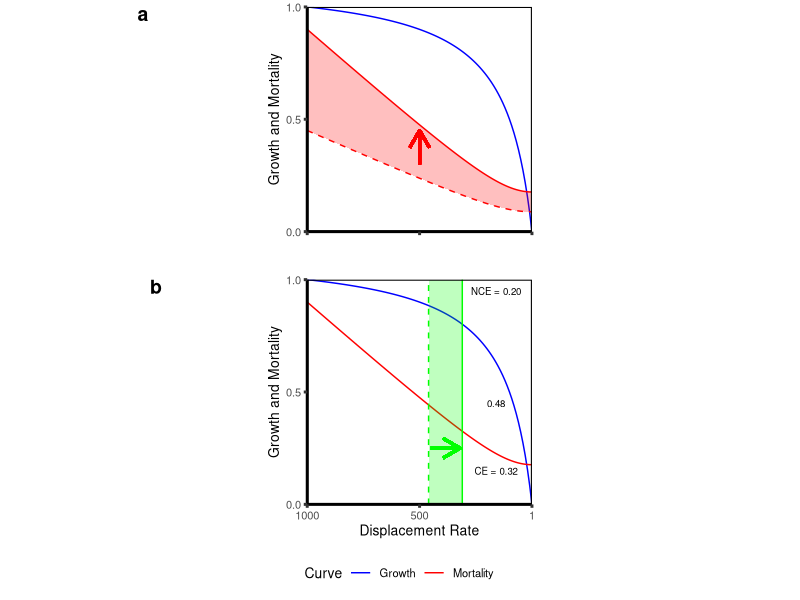
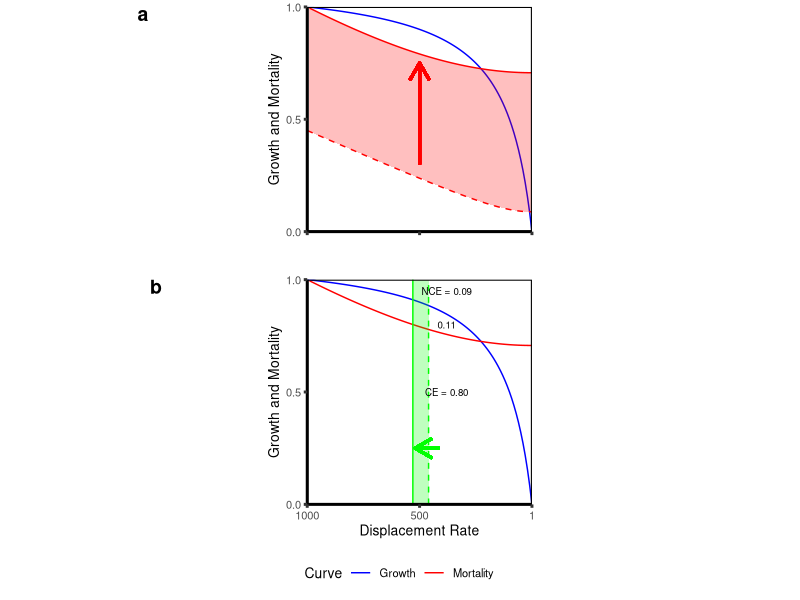
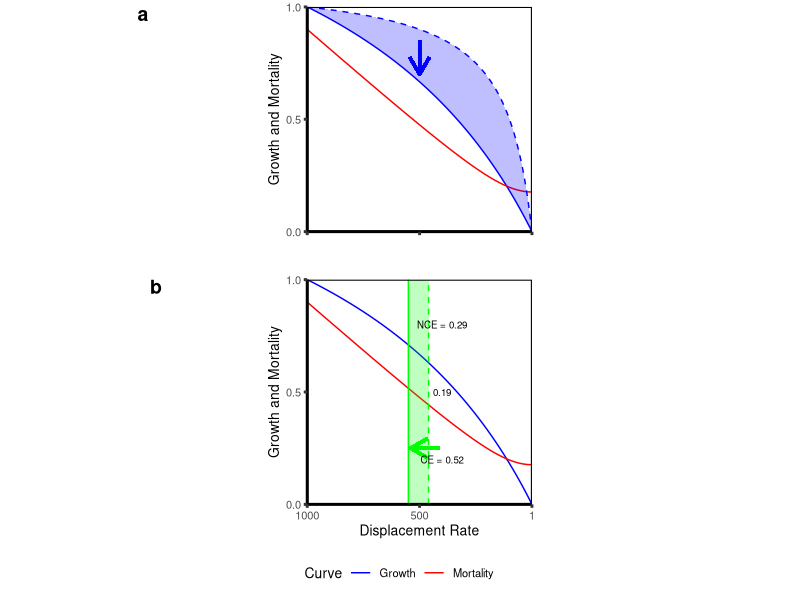
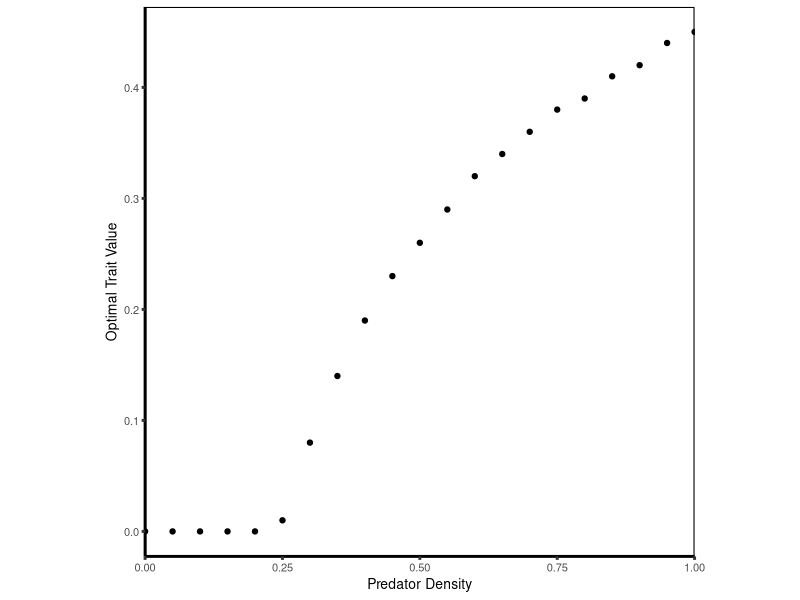

The R script that drew these images, in order:
## ---- chunk 1
# Generating the baseline curves
trait.vec <- seq(0, 1, by = 0.01)
speed.vec <- 1 - trait.vec


# These formulas are simplified by setting some of the values as constants
# r is always assumed to be 1, while k, s, and v are manipulated values
pred.curve <- function(k, v, s){
  k*sqrt(v^2 + s^2)
}

# R is always assumed to be 1, while s and h are manipulated values
growth.curve <- function(s, R, h){
  (R * s)/(1 + s*R*h)
}


# Build growth curves, for h = 0, 0.5, 1, 2
R_val <- 1

growthcurve.df <- as.data.frame(mat.or.vec(length(speed.vec), 5))
colnames(growthcurve.df) <- c("s", "h_0", "h_0.5", "h_1", "h_2")
growthcurve.df$s <- trait.vec
growthcurve.df$h_0 <- growth.curve(s = growthcurve.df$s, R = R_val, h = 0)
growthcurve.df$h_0.5 <- growth.curve(s = growthcurve.df$s, R = R_val, h = 0.5)
growthcurve.df$h_1 <- growth.curve(s = growthcurve.df$s, R = R_val, h = 1)
growthcurve.df$h_2 <- growth.curve(s = growthcurve.df$s, R = R_val, h = 2)


# Build cost curves, for v = 0, 0.5, 1, 2
k_val <- 1

mortcurve.df <- as.data.frame(mat.or.vec(length(speed.vec), 5))
colnames(mortcurve.df) <- c("s", "v_0", "v_0.5", "v_1", "v_2")
mortcurve.df$s <- trait.vec
mortcurve.df$v_0 <- pred.curve(k = k_val, v = 0, s = mortcurve.df$s)
mortcurve.df$v_0.5 <- pred.curve(k = k_val, v = 0.5, s = mortcurve.df$s)
mortcurve.df$v_1 <- pred.curve(k = k_val, v = 1, s = mortcurve.df$s)
mortcurve.df$v_2 <- pred.curve(k = k_val, v = 2, s = mortcurve.df$s)
## ---- chunk 2
# Combine the two to generate IREF figures

# This is the baseline scenario
baseline.df <- as.data.frame( mat.or.vec( length( speed.vec ), 6) )
colnames(baseline.df) <- c("trait", "speed", "growth_curve", "mort_curve", "fitness", "NCE_CE")
baseline.df$trait <- trait.vec
baseline.df$speed <- speed.vec
h_val <- 8
R_val <- 1
cost_constant_val <- 9
v_val <- 0.2
k_val <- 0.45
pred_constant_val <- 0.98058

baseline.df$growth_curve <- cost_constant_val * growth.curve( s = baseline.df$speed, R = R_val, h = h_val ) # Growth curve
baseline.df$mort_curve <- pred_constant_val * pred.curve( k = k_val, v = v_val, s = baseline.df$speed ) # Mortality curve
baseline.df$fitness <- baseline.df$growth_curve - baseline.df$mort_curve # fitness
baseline.df$NCE_CE <- (1 - baseline.df$growth_curve)/baseline.df$mort_curve # NCE/CE

baseline_optim <- baseline.df$trait[which(baseline.df$fitness == max(baseline.df$fitness))]
baseline_optim_fitness <- baseline.df$fitness[which(baseline.df$fitness == max(baseline.df$fitness))]
baseline_optim_CE <- baseline.df$mort_curve[which(baseline.df$fitness == max(baseline.df$fitness))]
baseline_optim_NCE <- 1 - baseline_optim_CE - baseline_optim_fitness



# Grant figures *appear* to be these params for predator density
# Predator density (k_val) is doubled
preddens.df <- as.data.frame( mat.or.vec( length( speed.vec ), 6) )
colnames(preddens.df) <- c("trait", "speed", "growth_curve", "mort_curve", "fitness", "NCE_CE")
preddens.df$trait <- trait.vec
preddens.df$speed <- speed.vec
h_val <- 8
R_val <- 1
cost_constant_val <- 9
v_val <- 0.2 
k_val <- 0.9 
pred_constant_val <- 0.98058

preddens.df$growth_curve <- cost_constant_val * growth.curve( s = preddens.df$speed, R = R_val, h = h_val ) # Growth curve
preddens.df$mort_curve <- pred_constant_val * pred.curve( k = k_val, v = v_val, s = preddens.df$speed ) # Mortality curve
preddens.df$fitness <- preddens.df$growth_curve - preddens.df$mort_curve # fitness
preddens.df$NCE_CE <- (1 - preddens.df$growth_curve)/preddens.df$mort_curve # NCE/CE

preddens_optim <- preddens.df$trait[which(preddens.df$fitness == max(preddens.df$fitness))]
preddens_optim_fitness <- preddens.df$fitness[which(preddens.df$fitness == max(preddens.df$fitness))]
preddens_optim_CE <- preddens.df$mort_curve[which(preddens.df$fitness == max(preddens.df$fitness))]
preddens_optim_NCE <- 1 - preddens_optim_CE - preddens_optim_fitness


# These *appear* to be the params for foraging mode
# v is five times higher, but k is also (more than) doubled? why?
predmode.df <- as.data.frame( mat.or.vec( length( speed.vec ), 6) )
colnames(predmode.df) <- c("trait", "speed", "growth_curve", "mort_curve", "fitness", "NCE_CE")
predmode.df$trait <- trait.vec
predmode.df$speed <- speed.vec
h_val <- 8
R_val <- 1
cost_constant_val <- 9
v_val <- 1 # this value changes between the baseline and this one, not sure why
k_val <- 1 # This changes from 0.45, which I think is where the change in predator density is coming from
pred_constant_val <- 0.7071068 # this constant changes too, also not sure why


predmode.df$growth_curve <- cost_constant_val * growth.curve( s = predmode.df$speed, R = R_val, h = h_val ) # Growth curve
predmode.df$mort_curve <- pred_constant_val * pred.curve( k = k_val, v = v_val, s = predmode.df$speed ) # Mortality curve
predmode.df$fitness <- predmode.df$growth_curve - predmode.df$mort_curve # fitness
predmode.df$NCE_CE <- (1 - predmode.df$growth_curve)/predmode.df$mort_curve # NCE/CE

predmode_optim <- predmode.df$trait[which(predmode.df$fitness == max(predmode.df$fitness))]
predmode_optim_fitness <- predmode.df$fitness[which(predmode.df$fitness == max(predmode.df$fitness))]
predmode_optim_CE <- predmode.df$mort_curve[which(predmode.df$fitness == max(predmode.df$fitness))]
predmode_optim_NCE <- 1 - predmode_optim_CE - predmode_optim_fitness


# And these *appear* to be the params for resource intake rate
# h is reduced to 1/8 of its original value
# k remains double the baseline, not sure why
prey_h.df <- as.data.frame( mat.or.vec( length( speed.vec ), 6) )
colnames(prey_h.df) <- c("trait", "speed", "growth_curve", "mort_curve", "fitness", "NCE_CE")
prey_h.df$trait <- trait.vec
prey_h.df$speed <- speed.vec
h_val <- 1
R_val <- 1
cost_constant_val <- 2
v_val <- 0.2 
k_val <- 0.9 
pred_constant_val <- 0.98058 

prey_h.df$growth_curve <- cost_constant_val * growth.curve( s = prey_h.df$speed, R = R_val, h = h_val ) # Growth curve
prey_h.df$mort_curve <- pred_constant_val * pred.curve( k = k_val, v = v_val, s = prey_h.df$speed ) # Mortality curve
prey_h.df$fitness <- prey_h.df$growth_curve - prey_h.df$mort_curve # fitness
prey_h.df$NCE_CE <- (1 - prey_h.df$growth_curve)/prey_h.df$mort_curve # NCE/CE

prey_h_optim <- prey_h.df$trait[which(prey_h.df$fitness == max(prey_h.df$fitness))]
prey_h_optim_fitness <- prey_h.df$fitness[which(prey_h.df$fitness == max(prey_h.df$fitness))]
prey_h_optim_CE <- prey_h.df$mort_curve[which(prey_h.df$fitness == max(prey_h.df$fitness))]
prey_h_optim_NCE <- 1 - prey_h_optim_CE - prey_h_optim_fitness
## ---- chunk 3
library(ggplot2)
library(cowplot)

# Fig. 1
fig1_a.plot <- ggplot( data = baseline.df, aes( x = trait ) ) +
  geom_smooth( aes( y = growth_curve ), se = FALSE, color = "blue" ) +
  geom_smooth( aes( y = mort_curve ), se = FALSE, color = "red", linetype = "dashed" ) +
  theme_classic( base_size = 10, base_line_size = 1 ) + 
  ylab("Growth and Mortality") +
  xlab("Displacement Rate") +
  scale_x_continuous(expand = c(0, 0), breaks = c(0, 0.5, 1), labels = c(1000, 500, 1) ) + 
  scale_y_continuous(expand = c(0, 0), limits = c(0, 1), breaks = c(0, 0.5, 1) ) +
  annotate( "text", x = 0.25, y = 0.85, label = "Growth", size = 8/.pt  ) +
  annotate( "text", x = 0.5, y = 0.35, label = "Mortality", size = 8/.pt  ) +
  theme( panel.border = element_rect( color = "black", fill = NA, linewidth = 0.75 ), aspect.ratio = 1 )

fig1_b.plot <- ggplot( data = baseline.df, aes( x = trait ) ) +
  geom_smooth( aes( y = growth_curve, color = "Growth"  ), se = FALSE) +
  geom_smooth( aes( y = mort_curve, color = "Mortality"), se = FALSE, linetype = "dashed" ) +
  geom_smooth( aes( y = fitness, color = "Fitness"), se = FALSE ) +
  theme_classic( base_size = 10, base_line_size = 1 ) + 
  ylab("Growth and Mortality") +
  xlab("Displacement Rate") +
  geom_vline( xintercept = baseline_optim,  size = 0.5, linetype = "dashed", colour = "green" ) +
  annotate( "text", x = 0.3, y = 0.7, label = "Fitness", size = 8/.pt  ) +
  annotate( "text", x = 0.35, y = 0.1, label = "Optimal Trait", size = 8/.pt  ) +
  scale_x_continuous(expand = c(0, 0), breaks = c(0, 0.5, 1), labels = c(1000, 500, 1) ) + 
  scale_y_continuous(expand = c(0, 0), limits = c(0, 1), breaks = c(0, 0.5, 1) ) +
  scale_colour_manual(name = "Curve", values = c("green", "blue", "red")) +
  theme( panel.border = element_rect( color = "black", fill = NA, linewidth = 0.75 ), aspect.ratio = 1,
         axis.title.y = element_blank(), legend.position = "bottom" )

fig1_c.plot <- ggplot( data = baseline.df, aes( x = trait ) ) +
  geom_smooth( aes( y = growth_curve ), color = "blue", se = FALSE ) +
  geom_smooth( aes( y = mort_curve ), color = "red", se = FALSE, linetype = "dashed" ) +
  theme_classic( base_size = 10, base_line_size = 1 ) + 
  ylab("Growth and Mortality") +
  xlab("Displacement Rate") +
  geom_vline( xintercept = baseline_optim,  size = 0.5, linetype = "dashed", colour = "green" ) +
  annotate( "text", x = baseline_optim + 0.15, y = 0.95, label = "NCE = 0.12", size = 7/.pt  ) +
  annotate( "text", x = baseline_optim + 0.15, y = 0.55, label = "0.66", size = 7/.pt  ) +
  annotate( "text", x = baseline_optim + 0.15, y = 0.075, label = "CE = 0.22", size = 7/.pt  ) +
  scale_x_continuous(expand = c(0, 0), breaks = c(0, 0.5, 1), labels = c(1000, 500, 1) ) + 
  scale_y_continuous(expand = c(0, 0), limits = c(0, 1), breaks = c(0, 0.5, 1) ) +
  theme( panel.border = element_rect( color = "black", fill = NA, linewidth = 0.75 ), aspect.ratio = 1,
         axis.title.y = element_blank() )


get_legend_35 <- function(plot) {
  # return all legend candidates
  legends <- get_plot_component(plot, "guide-box", return_all = TRUE)
  # find non-zero legends
  nonzero <- vapply(legends, \(x) !inherits(x, "zeroGrob"), TRUE)
  idx <- which(nonzero)
  # return first non-zero legend if exists, and otherwise first element (which will be a zeroGrob) 
  if (length(idx) > 0) {
    return(legends[[idx[1]]])
  } else {
    return(legends[[1]])
  }
}

fig1.legend <- get_legend_35(fig1_b.plot)
fig1_b.plot <- fig1_b.plot + theme(legend.position = "none")

fig1.plot <- plot_grid( fig1_a.plot, fig1_b.plot, fig1_c.plot, ncol = 3, labels = "auto", label_y = 0.75, align = c("hv") )
fig1.plot <- plot_grid( fig1.plot, fig1.legend, rel_heights = c(1, 0.1), ncol = 1)

# ggsave("fig1.png", plot = fig1.plot, dpi = 300)

## ---- chunk 4
# Fig. 2 - predator density
preddens.df <- cbind(preddens.df, baseline.df$mort_curve)
colnames(preddens.df) <- c("trait", "speed", "growth_curve", "mort_curve", "fitness", "NCE_CE", "mort_baseline")

preddens_1.plot <- ggplot( data = preddens.df, aes( x = trait ) ) +
  geom_line( aes( y = growth_curve ), color = "blue" ) +
  geom_line( aes( y = mort_curve ), color = "red", linetype = "solid" ) +
  geom_line( aes( y = mort_baseline ), color = "red", linetype = "dashed" ) +
  geom_ribbon( aes( ymin = mort_curve, ymax = mort_baseline ), fill = "red", alpha = 0.25 )  +
  geom_segment(aes( x = 0.5, y = 0.3, xend = 0.5, yend = 0.45), arrow = arrow(length = unit(0.5, "cm") ), color = "red", size = 1 ) +
  theme_classic( base_size = 10, base_line_size = 1 ) + 
  ylab("Growth and Mortality") +
  xlab("Displacement Rate") +
  scale_x_continuous(expand = c(0, 0), breaks = c(0, 0.5, 1), labels = c(1000, 500, 1) ) + 
  scale_y_continuous(expand = c(0, 0), limits = c(0, 1), breaks = c(0, 0.5, 1) ) +
  theme( panel.border = element_rect( color = "black", fill = NA, linewidth = 0.75 ), aspect.ratio = 1,
         axis.title.x = element_blank(),
         axis.text.x = element_blank() )

preddens_2.plot <- ggplot( data = preddens.df, aes( x = trait ) ) +
  geom_line( aes( y = growth_curve, colour = "Growth" ), ) +
  geom_line( aes( y = mort_curve, colour = "Mortality" ), linetype = "solid" ) +
  annotate( "rect", xmin = baseline_optim, xmax = preddens_optim, ymin = 0, ymax = 1, fill = "green", alpha = 0.25 ) +
  theme_classic( base_size = 10, base_line_size = 1 ) + 
  ylab("Growth and Mortality") +
  xlab("Displacement Rate") +
  geom_vline( xintercept = baseline_optim,  size = 0.5, linetype = "dashed", colour = "green" ) +
  geom_segment(aes( x = baseline_optim + 0.01, y = 0.25, xend = preddens_optim - 0.01, yend = 0.25), arrow = arrow(length = unit(0.5, "cm") ), color = "green", size = 1 ) +
  geom_vline( xintercept = preddens_optim,  size = 0.5, linetype = "solid", colour = "green" ) +
  annotate( "text", x = preddens_optim + 0.15, y = 0.95, label = "NCE = 0.20", size = 7/.pt  ) +
  annotate( "text", x = preddens_optim + 0.15, y = 0.45, label = "0.48", size = 7/.pt  ) +
  annotate( "text", x = preddens_optim + 0.15, y = 0.15, label = "CE = 0.32", size = 7/.pt  ) +
  scale_x_continuous(expand = c(0, 0), breaks = c(0, 0.5, 1), labels = c(1000, 500, 1) ) + 
  scale_y_continuous(expand = c(0, 0), limits = c(0, 1), breaks = c(0, 0.5, 1) ) +
  scale_colour_manual(name = "Curve", values = c("blue", "red")) +
  theme( panel.border = element_rect( color = "black", fill = NA, linewidth = 0.75 ), aspect.ratio = 1 ) +
  theme( legend.position = "bottom" )

preddens.legend <- get_legend_35(preddens_2.plot)
preddens_2.plot <- preddens_2.plot + theme( legend.position = "none" )

preddens.fig <- plot_grid( preddens_1.plot, preddens_2.plot, ncol = 1, labels = "auto", hjust = -12.5, align = c("hv") )
preddens.fig <- plot_grid( preddens.fig, preddens.legend, ncol = 1, rel_heights = c(1, 0.1) )

ggsave("fig2.png", plot = preddens.fig, dpi = 300)
## ---- chunk 5
# Fig. 3 - predator hunting mode
predmode.df <- cbind(predmode.df, baseline.df$mort_curve)
colnames(predmode.df) <- c("trait", "speed", "growth_curve", "mort_curve", "fitness", "NCE_CE", "mort_baseline")

predmode_1.plot <- ggplot( data = predmode.df, aes( x = trait ) ) +
  geom_line( aes( y = growth_curve ), color = "blue" ) +
  geom_line( aes( y = mort_curve ), color = "red", linetype = "solid" ) +
  geom_line( aes( y = mort_baseline ), color = "red", linetype = "dashed" ) +
  geom_ribbon( aes( ymin = mort_curve, ymax = mort_baseline ), fill = "red", alpha = 0.25 )  +
  geom_segment(aes( x = 0.5, y = 0.3, xend = 0.5, yend = 0.75), arrow = arrow(length = unit(0.5, "cm") ), color = "red", size = 1 ) +
  theme_classic( base_size = 10, base_line_size = 1 ) + 
  ylab("Growth and Mortality") +
  xlab("Displacement Rate") +
  scale_x_continuous(expand = c(0, 0), breaks = c(0, 0.5, 1), labels = c(1000, 500, 1) ) + 
  scale_y_continuous(expand = c(0, 0), limits = c(0, 1), breaks = c(0, 0.5, 1) ) +
  theme( panel.border = element_rect( color = "black", fill = NA, linewidth = 0.75 ), aspect.ratio = 1,
         axis.title.x = element_blank(),
         axis.text.x = element_blank() )

predmode_2.plot <- ggplot( data = predmode.df, aes( x = trait ) ) +
  geom_line( aes( y = growth_curve, colour = "Growth" ), ) +
  geom_line( aes( y = mort_curve, colour = "Mortality" ), linetype = "solid" ) +
  annotate( "rect", xmin = baseline_optim, xmax = predmode_optim, ymin = 0, ymax = 1, fill = "green", alpha = 0.25 ) +
  theme_classic( base_size = 10, base_line_size = 1 ) + 
  ylab("Growth and Mortality") +
  xlab("Displacement Rate") +
  geom_vline( xintercept = baseline_optim,  size = 0.5, linetype = "dashed", colour = "green" ) +
  geom_vline( xintercept = predmode_optim,  size = 0.5, linetype = "solid", colour = "green" ) +
  annotate( "text", x = predmode_optim + 0.15, y = 0.95, label = "NCE = 0.09", size = 7/.pt  ) +
  annotate( "text", x = predmode_optim + 0.15, y = 0.8, label = "0.11", size = 7/.pt  ) +
  annotate( "text", x = predmode_optim + 0.15, y = 0.5, label = "CE = 0.80", size = 7/.pt  ) +
  geom_segment(aes( x = baseline_optim + 0.05, y = 0.25, xend = predmode_optim + 0.01, yend = 0.25), arrow = arrow(length = unit(0.5, "cm") ), color = "green", size = 1 ) +
  scale_x_continuous(expand = c(0, 0), breaks = c(0, 0.5, 1), labels = c(1000, 500, 1) ) + 
  scale_y_continuous(expand = c(0, 0), limits = c(0, 1), breaks = c(0, 0.5, 1) ) +
  scale_colour_manual(name = "Curve", values = c("blue", "red")) +
  theme( panel.border = element_rect( color = "black", fill = NA, linewidth = 0.75 ), aspect.ratio = 1 ) +
  theme( legend.position = "bottom" )

predmode.legend <- get_legend_35(predmode_2.plot)
predmode_2.plot <- predmode_2.plot + theme( legend.position = "none" )

predmode.fig <- plot_grid( predmode_1.plot, predmode_2.plot, ncol = 1, labels = "auto", hjust = -12.5, align = c("hv") )
predmode.fig <- plot_grid( predmode.fig, predmode.legend, ncol = 1, rel_heights = c(1, 0.1) )

ggsave("fig4.png", plot = predmode.fig, dpi = 300)
## ---- chunk 6
prey_h.df <- cbind(prey_h.df, baseline.df$growth_curve)
colnames(prey_h.df) <- c("trait", "speed", "growth_curve", "mort_curve", "fitness", "NCE_CE", "growth_baseline")

# Fig. 4 - Prey handling time
prey_h_1.plot <- ggplot( data = prey_h.df, aes( x = trait ) ) +
  geom_line( aes( y = growth_curve ), color = "blue" ) +
  geom_line( aes( y = mort_curve ), color = "red", linetype = "solid" ) +
  geom_line( aes( y = growth_baseline ), color = "blue", linetype = "dashed" ) +
  geom_ribbon( aes( ymin = growth_baseline, ymax = growth_curve ), fill = "blue", alpha = 0.25 )  +
  geom_segment(aes( x = 0.5, y = 0.85, xend = 0.5, yend = 0.7), arrow = arrow(length = unit(0.5, "cm") ), color = "blue", size = 1 ) +
  theme_classic( base_size = 10, base_line_size = 1 ) + 
  ylab("Growth and Mortality") +
  xlab("Displacement Rate") +
  scale_x_continuous(expand = c(0, 0), breaks = c(0, 0.5, 1), labels = c(1000, 500, 1) ) + 
  scale_y_continuous(expand = c(0, 0), limits = c(0, 1), breaks = c(0, 0.5, 1) ) +
  theme( panel.border = element_rect( color = "black", fill = NA, linewidth = 0.75 ), aspect.ratio = 1,
         axis.title.x = element_blank(),
         axis.text.x = element_blank() )

prey_h_2.plot <- ggplot( data = prey_h.df, aes( x = trait ) ) +
  geom_line( aes( y = growth_curve, colour = "Growth" ), ) +
  geom_line( aes( y = mort_curve, colour = "Mortality" ), linetype = "solid" ) +
  annotate( "rect", xmin = baseline_optim, xmax = prey_h_optim, ymin = 0, ymax = 1, fill = "green", alpha = 0.25 ) +
  theme_classic( base_size = 10, base_line_size = 1 ) + 
  ylab("Growth and Mortality") +
  xlab("Displacement Rate") +
  geom_vline( xintercept = baseline_optim,  size = 0.5, linetype = "dashed", colour = "green" ) +
  geom_vline( xintercept = prey_h_optim,  size = 0.5, linetype = "solid", colour = "green" ) +
  geom_segment(aes( x = baseline_optim + 0.05, y = 0.25, xend = prey_h_optim + 0.01, yend = 0.25), arrow = arrow(length = unit(0.5, "cm") ), color = "green", size = 1 ) +
  annotate( "text", x = prey_h_optim + 0.15, y = 0.8, label = "NCE = 0.29", size = 7/.pt  ) +
  annotate( "text", x = prey_h_optim + 0.15, y = 0.5, label = "0.19", size = 7/.pt  ) +
  annotate( "text", x = prey_h_optim + 0.15, y = 0.2, label = "CE = 0.52", size = 7/.pt  ) +
  scale_x_continuous(expand = c(0, 0), breaks = c(0, 0.5, 1), labels = c(1000, 500, 1) ) + 
  scale_y_continuous(expand = c(0, 0), limits = c(0, 1), breaks = c(0, 0.5, 1) ) +
  scale_colour_manual(name = "Curve", values = c("blue", "red")) +
  theme( panel.border = element_rect( color = "black", fill = NA, linewidth = 0.75 ), aspect.ratio = 1 ) +
  theme( legend.position = "bottom" )

prey_h.legend <- get_legend_35(prey_h_2.plot)
prey_h_2.plot <- prey_h_2.plot + theme( legend.position = "none" )

prey_h.fig <- plot_grid( prey_h_1.plot, prey_h_2.plot, ncol = 1, labels = "auto", hjust = -12.5, align = c("hv") )
prey_h.fig <- plot_grid( prey_h.fig, prey_h.legend, ncol = 1, rel_heights = c(1, 0.1) )

ggsave("fig5.png", plot = prey_h.fig, dpi = 300)
## ---- chunk 7

threshold.df <- as.data.frame( mat.or.vec( length( speed.vec ), 6) )
colnames(threshold.df) <- c("trait", "speed", "growth_curve", "mort_curve", "fitness", "NCE_CE")
threshold.df$trait <- trait.vec
threshold.df$speed <- speed.vec
h_val <- 8
R_val <- 1
cost_constant_val <- 9
v_val <- 1
k_val <- 0.45
pred_constant_val <- 1.41421
p_vec <- seq(0, 1, by = 0.05)

thresh_plot.df <- as.data.frame( mat.or.vec( length(p_vec), 3 ) )
colnames(thresh_plot.df) <- c("preddens", "optim", "relstr")


for (i in 1:length(p_vec)){
  
threshold.df$growth_curve <- cost_constant_val * growth.curve( s = threshold.df$speed, R = R_val, h = h_val ) # Growth curve
threshold.df$mort_curve <- pred_constant_val * p_vec[i] * pred.curve( k = k_val, v = v_val, s = threshold.df$speed ) # Mortality curve
threshold.df$fitness <- threshold.df$growth_curve - threshold.df$mort_curve # fitness
threshold.df$NCE_CE <- (1 - threshold.df$growth_curve)/threshold.df$mort_curve # NCE/CE

thresh_plot.df$preddens[i] <- p_vec[i]
thresh_plot.df$optim[i] <- threshold.df$trait[which(threshold.df$fitness == max(threshold.df$fitness))]
thresh_plot.df$relstr[i] <- (1 - threshold.df$growth_curve[which(threshold.df$fitness == max(threshold.df$fitness))])/((1 - threshold.df$growth_curve[which(threshold.df$fitness == max(threshold.df$fitness))]) + threshold.df$mort_curve[which(threshold.df$fitness == max(threshold.df$fitness))])
}

thresh.plot <- ggplot( data = thresh_plot.df, aes( x = preddens, y = optim ) ) +
  geom_point( ) +
  theme_classic( base_size = 10, base_line_size = 1 ) + 
  ylab("Optimal Trait Value") +
  xlab("Predator Density") +
  scale_x_continuous(expand = c(0, 0) ) + 
  theme( panel.border = element_rect( color = "black", fill = NA, linewidth = 0.75 ), aspect.ratio = 1)

ggsave("fig3.png", plot = thresh.plot, dpi = 300)
